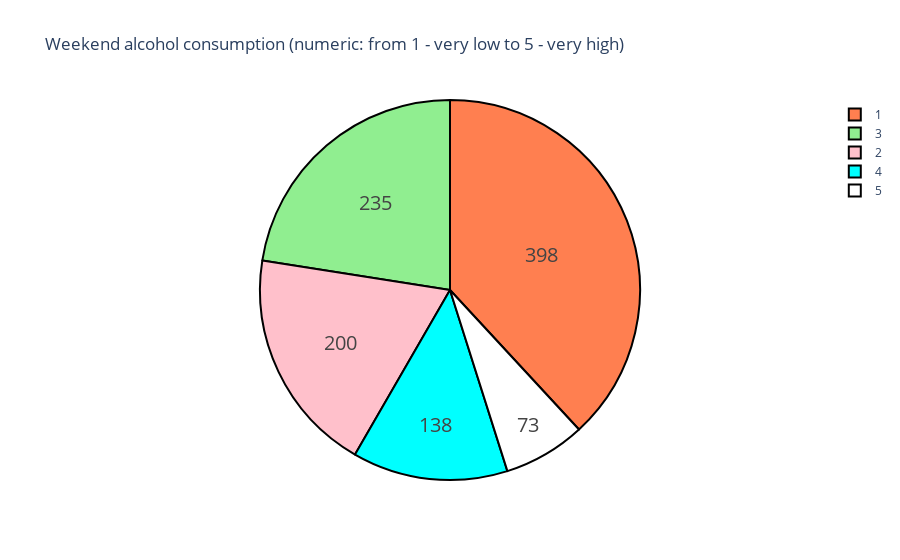

Notebook cell for this chart:
### Markdown cell above
Реакция!!!
Drinking alcohol on weekdays is a bad idea! :D Of course, the number of those who love to drink on weekdays is much smaller than the number of those who prefer to spend weekdays sober. But we can see that the final grades of these students are significantly lower. Let's look at the situation with the consumption of alcohol on the weekend./

Употребление алкоголя в будние дни - плохая идея! :D Конечно, число тех, кто любит выпить в будние дни, намного меньше, чем число тех, кто предпочитает проводить будни трезвыми. Но мы видим, что итоговые оценки этих учеников значительно ниже. Давайте посмотрим на ситуацию с потреблением алкоголя в выходные дни.

### Code cell
pie_chart(data["Walc"], title = "Weekend alcohol consumption (numeric: from 1 - very low to 5 - very high)")

### Figure 1 — Plotly figure (JSON) as saved in the notebook; plotly's stock layout.template omitted (floating-point values rounded to 4 significant figures)
{"data": [{"hoverinfo": "label+percent", "labels": [1, 3, 2, 4, 5], "marker": {"colors": ["coral", "lightgreen", "pink", "cyan", "white"], "line": {"color": "#000000", "width": 2}}, "textfont": {"size": 20}, "textinfo": "value", "type": "pie", "values": [398, 235, 200, 138, 73]}], "layout": {"title": {"text": "Weekend alcohol consumption (numeric: from 1 - very low to 5 - very high)"}}}
